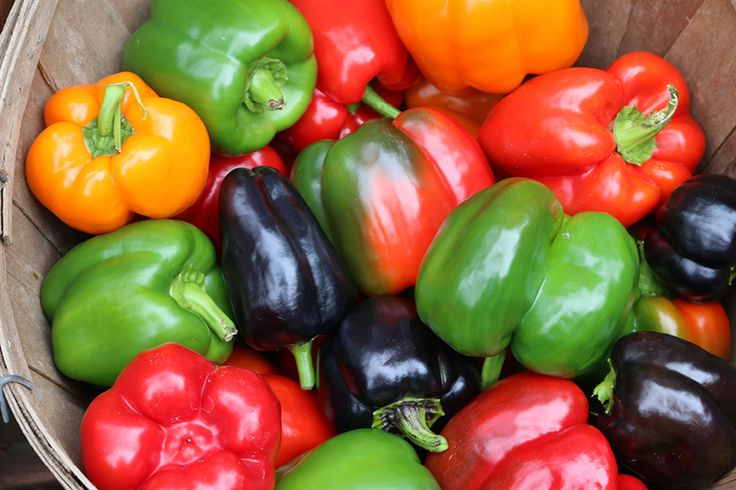
#> input picture Pictures/peppers.jpg, 736 x 490 px
$ jupyter execute peppers.ipynb
#> lines starting #> are read from the running program, lines starting #| are printed output that depends on the picture; after the words box and inside, x2 and y2 are one past the last pixel; in counts of white or black regions, pixels touching at a corner belong together
[cell 1]
import cv2
import numpy as np
import matplotlib.pyplot as plt

# Carrega a imagem
img = cv2.imread("../Pictures/peppers.jpg")
#> img is the input picture: shape (490, 736, 3); mean B, G, R 60.6, 100.6, 145.6
#> `hsv = cv2.cvtColor(img, cv2.COLOR_BGR2HSV)`: hsv: shape (490, 736, 3); mean H, S, V 51.8, 156.9, 161.5

[cell 2]
plt.imshow(img)
plt.show()

[cell 3]
def count_colors(hsv_img, color, max_area):
#> called with color = 'yellow', max_area = 700
    if color == "yellow":
        # Define o intervalo de cor que corresponde à cor amarela
        lower = np.array([20, 100, 100])
        upper = np.array([30, 255, 255])

    if color == "green":
        lower = np.array([60, 50, 50])
        upper = np.array([150, 255, 255])

    if color == "red":
        lower = np.array([0, 120, 120])
        upper = np.array([10, 255, 255])

    if color == "black":
        lower = np.array([0, 0, 0])
        upper = np.array([180, 255, 30])

    # Cria uma máscara para filtrar os pixels que correspondem à
    mask = cv2.inRange(hsv_img, lower, upper)
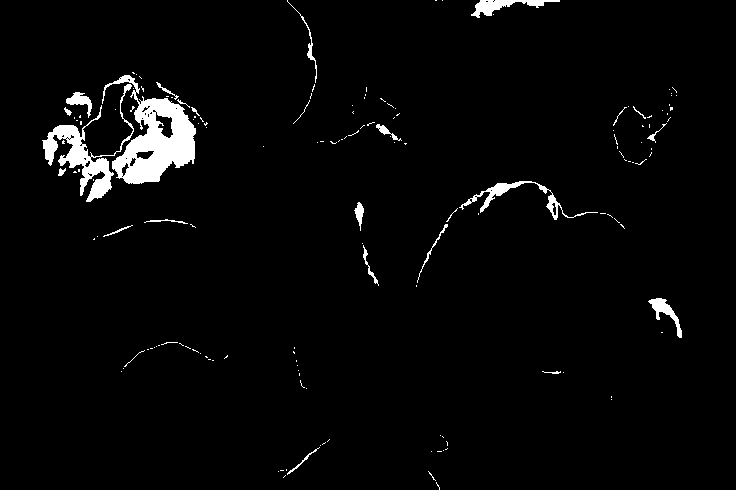
#> mask: shape (490, 736); 2.9% white; 156 white regions (130 under 20 px), largest, box (x1, y1, x2, y2) and area: (102, 75, 196, 184) 4379, (42, 84, 134, 202) 2289, (459, 181, 598, 220) 757

    # Aplique uma operação morfológica para melhorar a qualidade da máscara
    kernel = np.ones((5, 5), np.uint8)
    morph_img = cv2.morphologyEx(mask, cv2.MORPH_OPEN, kernel)
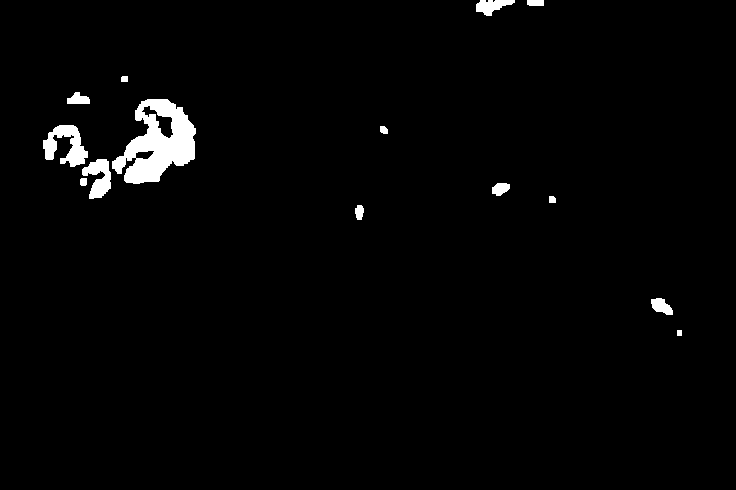
#> morph_img: shape (490, 736); 2% white; 14 white regions

    # Encontre os contornos dos objetos na imagem
    contours, hierarchy = cv2.findContours(morph_img, cv2.RETR_EXTERNAL, cv2.CHAIN_APPROX_SIMPLE)
#> contours = 14 contours; largest, box (x1, y1, x2, y2) and area: (112, 99, 196, 184) 4179, (43, 125, 88, 167) 894, (82, 159, 111, 199) 614, (476, 0, 515, 16) 318, (651, 298, 673, 315) 215

    cnts = 0
    for cnt in contours:
        area = cv2.contourArea(cnt)
        if area > max_area:  # Verifica se o contorno é grande o suficiente
            (x, y, w, h) = cv2.boundingRect(cnt)
            roi = hsv_img[y:y+h, x:x+w]
            avg_color = np.average(roi, axis=0)
            avg_color = np.average(avg_color, axis=0)
            if avg_color[0] >= lower[0] and avg_color[0] <= upper[0]:
                cnts += 1
#> this loop made 14 passes
#> (area, x, y, w, h, avg_color, cnts) on passes 9 to 10: (893.5, 43, 125, 45, 42, [20.26, 199.8, 247.1], 1), (4179, 112, 99, 84, 85, [22.16, 212, 241.5], 2)
#> area on passes 2 to 7: 215, 87.5, 34, 150.5, 40.5, 614
#> roi: shape (85, 84, 3); mean H, S, V 22.2, 212, 241.5
#> after the loop, cnts = 2

    return cnts

[cell 4]
# Converte a imagem do espaço de cores RGB para o espaço de cores HSV
hsv = cv2.cvtColor(img, cv2.COLOR_BGR2HSV)

[cell 5]
count_colors(hsv, "yellow", 700)
#> Out = 2

[cell 6]
count_colors(hsv, "green", 800)
#> call 2 of count_colors, with color = 'green', max_area = 800
#> in count_colors (call 2), `mask = cv2.inRange(hsv_img, lower, upper)`:
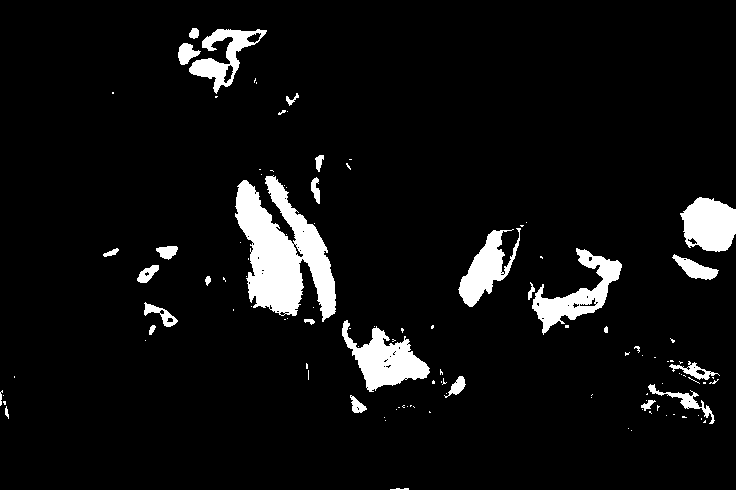
#> mask: shape (490, 736); 6.5% white; 114 white regions (83 under 20 px), largest, box (x1, y1, x2, y2) and area: (235, 175, 336, 322) 7931, (342, 320, 430, 392) 2863, (532, 248, 622, 335) 2548
#> in count_colors (call 2), `morph_img = cv2.morphologyEx(mask, cv2.MORPH_OPEN, kernel)`:
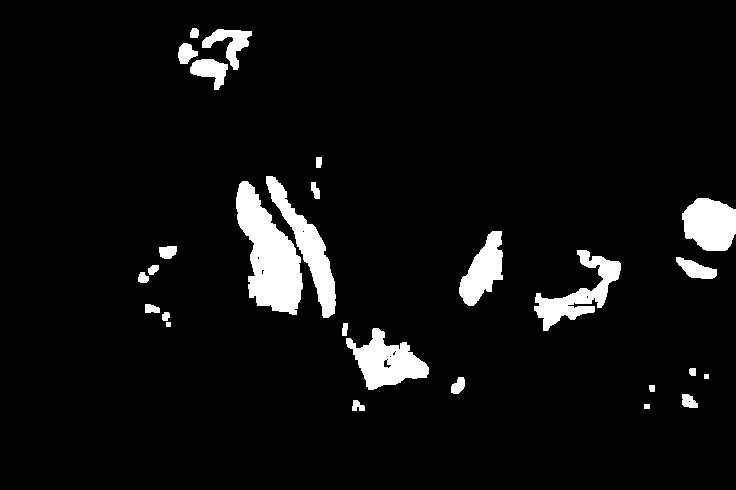
#> morph_img: shape (490, 736); 5.7% white; 27 white regions
#> in count_colors (call 2), `contours, hierarchy = cv2.findContours(morph_img, cv2.RETR_EXTERNAL, c..`: contours = 27 contours, 2 with area under 20; largest, box (x1, y1, x2, y2) and area: (236, 181, 303, 315) 4798, (346, 328, 429, 390) 2533, (266, 176, 336, 318) 2532, (682, 198, 736, 251) 2179, (534, 250, 621, 331) 2169
#> the loop in count_colors (call 2), `for cnt in contours:` made 27 passes
#> (area, x, y, w, h, avg_color) on passes 8, 16, 18, 19, 21, 22: (2533, 346, 328, 83, 62, [118.3, 77.84, 82.69]), (2169, 534, 250, 87, 81, [58.31, 122.2, 191.5]), (1728.5, 459, 231, 44, 75, [63.2, 107.2, 171.7]), (2179, 682, 198, 54, 53, [111.6, 80, 116.6]), (4797.5, 236, 181, 67, 134, [111.3, 75.1, 96.03]), (2531.5, 266, 176, 70, 142, [100.3, 92.64, 93.83])
#> area on passes 2, 3, 4, 5, 7, 9: 76.5, 144, 28.5, 145, 39.5, 50
#> after the loop in count_colors (call 2), `for cnt in contours:`: roi: shape (142, 70, 3); mean H, S, V 100.3, 92.6, 93.8
#> after the loop in count_colors (call 2), `for cnt in contours:`: cnts = 5
#> Out = 5

[cell 7]
count_colors(hsv, "red", 40)
#> call 3 of count_colors, with color = 'red', max_area = 40
#> in count_colors (call 3), `mask = cv2.inRange(hsv_img, lower, upper)`:
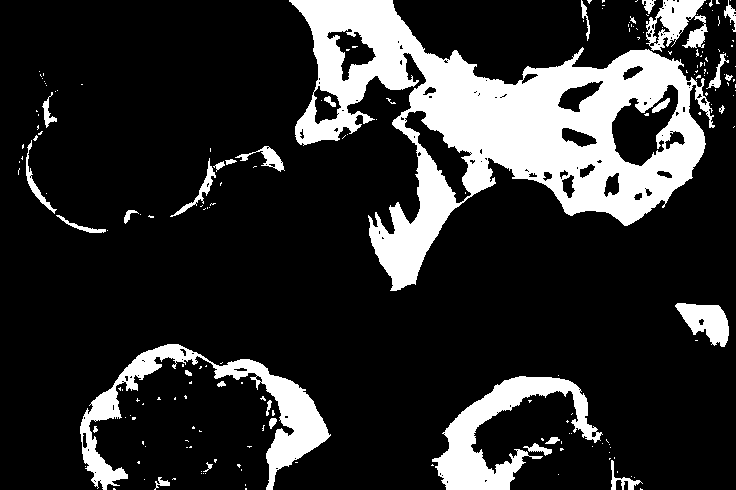
#> mask: shape (490, 736); 18.3% white; 195 white regions (163 under 20 px), largest, box (x1, y1, x2, y2) and area: (289, 0, 715, 291) 44443, (80, 344, 331, 490) 7839, (432, 376, 603, 490) 6543
#> in count_colors (call 3), `morph_img = cv2.morphologyEx(mask, cv2.MORPH_OPEN, kernel)`:
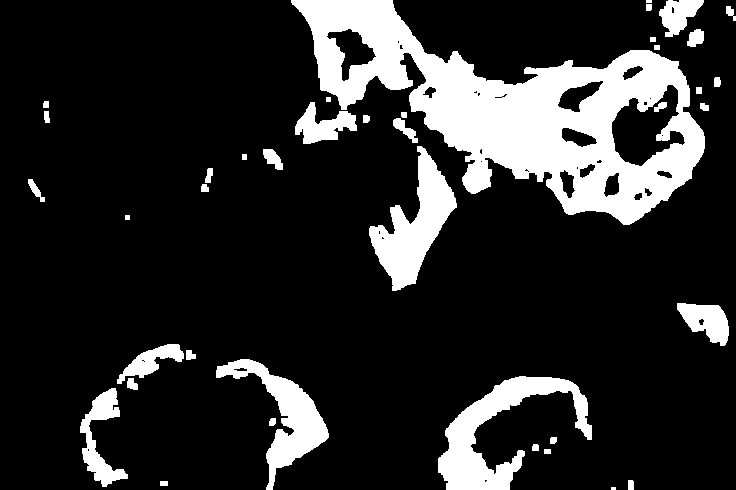
#> morph_img: shape (490, 736); 16.8% white; 40 white regions (2 under 20 px)
#> in count_colors (call 3), `contours, hierarchy = cv2.findContours(morph_img, cv2.RETR_EXTERNAL, c..`: contours = 39 contours, 4 with area under 20; largest, box (x1, y1, x2, y2) and area: (291, 0, 705, 225) 41748, (438, 376, 592, 490) 5879, (369, 146, 457, 291) 5024, (216, 359, 329, 490) 4096, (80, 388, 128, 487) 1634
#> the loop in count_colors (call 3), `for cnt in contours:` made 39 passes
#> (area, x, y, w, h, avg_color) on passes 3, 8, 9, 10, 11, 12, 13, 14, 16, 17, 18, 20: (44.5, 628, 480, 6, 10, [2.98, 234.7, 218.7]), (1634, 80, 388, 48, 99, [82.79, 188.8, 205.4]), (79.5, 127, 378, 11, 12, [37.97, 218.6, 230.4]), (5879, 438, 376, 154, 114, [90.2, 175.3, 189.1]), (4095.5, 216, 359, 113, 131, [85.45, 202.7, 196]), (61, 186, 350, 10, 10, [9.16, 216.1, 216.6]), (952.5, 117, 344, 67, 40, [66.68, 191.9, 216.1]), (1305.5, 677, 303, 52, 43, [12.3, 228.1, 168.9]), (42, 201, 184, 8, 8, [14.62, 236.8, 172]), (116, 28, 179, 17, 23, [9.63, 233, 166.4]), (67, 205, 168, 8, 15, [15.88, 233.9, 181.2]), (218, 263, 149, 20, 21, [23.46, 224.2, 161.7])
#> area on passes 5, 6, 7, 23, 24, 28: 34, 33.5, 37, 38.5, 24.5, 28.5
#> after the loop in count_colors (call 3), `for cnt in contours:`: roi: shape (225, 414, 3); mean H, S, V 28.8, 186, 199.2
#> after the loop in count_colors (call 3), `for cnt in contours:`: cnts = 9
#> Out = 9

[cell 8]
count_colors(hsv, "black", 800)
#> call 4 of count_colors, with color = 'black', max_area = 800
#> in count_colors (call 4), `mask = cv2.inRange(hsv_img, lower, upper)`:
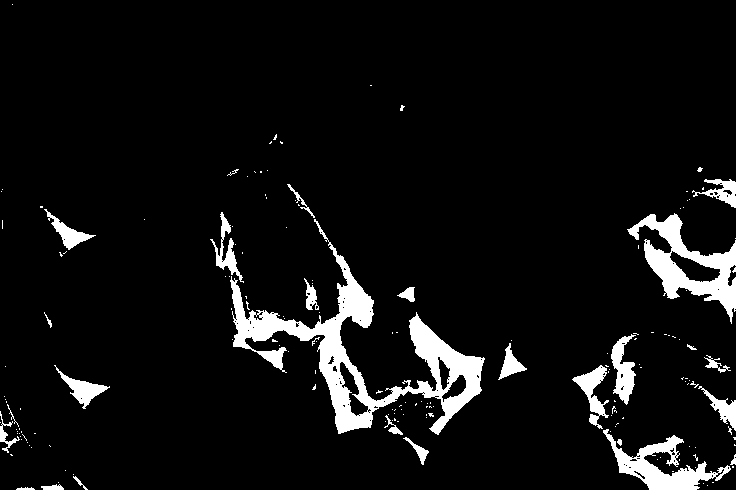
#> mask: shape (490, 736); 6.7% white; 173 white regions (145 under 20 px), largest, box (x1, y1, x2, y2) and area: (230, 219, 485, 435) 10650, (627, 213, 736, 324) 4014, (603, 429, 731, 490) 2584
#> in count_colors (call 4), `morph_img = cv2.morphologyEx(mask, cv2.MORPH_OPEN, kernel)`:
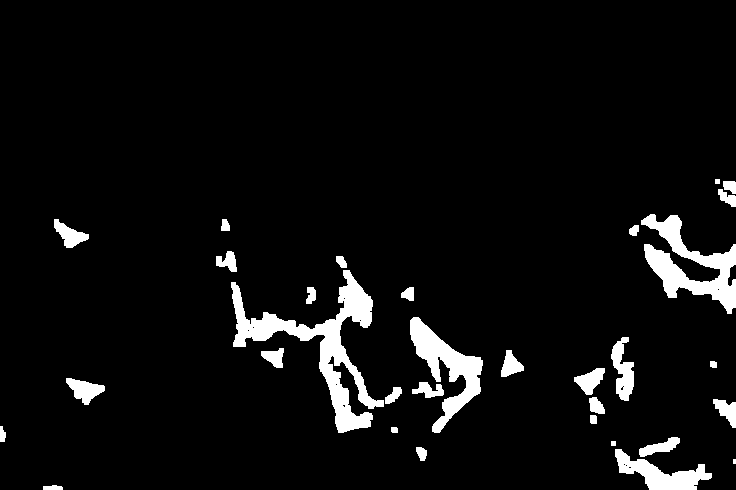
#> morph_img: shape (490, 736); 5.6% white; 32 white regions (1 under 20 px)
#> in count_colors (call 4), `contours, hierarchy = cv2.findContours(morph_img, cv2.RETR_EXTERNAL, c..`: contours = 32 contours, 3 with area under 20; largest, box (x1, y1, x2, y2) and area: (231, 270, 384, 433) 5493, (641, 214, 736, 314) 3464, (410, 317, 483, 433) 2760, (615, 449, 712, 490) 1556, (611, 337, 634, 401) 752
#> the loop in count_colors (call 4), `for cnt in contours:` made 32 passes
#> (area, x, y, w, h, avg_color) on passes 3, 20, 23, 29: (1555.5, 615, 449, 97, 41, [43.84, 180.7, 46.24]), (2759.5, 410, 317, 73, 116, [67.55, 136.7, 74.76]), (5493, 231, 270, 153, 163, [87.32, 140.3, 94.35]), (3464, 641, 214, 95, 100, [68.58, 129.2, 71.24])
#> area on passes 1, 4, 6, 7, 8, 9: 61.5, 93.5, 343, 29, 56.5, 47
#> after the loop in count_colors (call 4), `for cnt in contours:`: roi: shape (100, 95, 3); mean H, S, V 68.6, 129.2, 71.2
#> after the loop in count_colors (call 4), `for cnt in contours:`: cnts = 4
#> Out = 4
